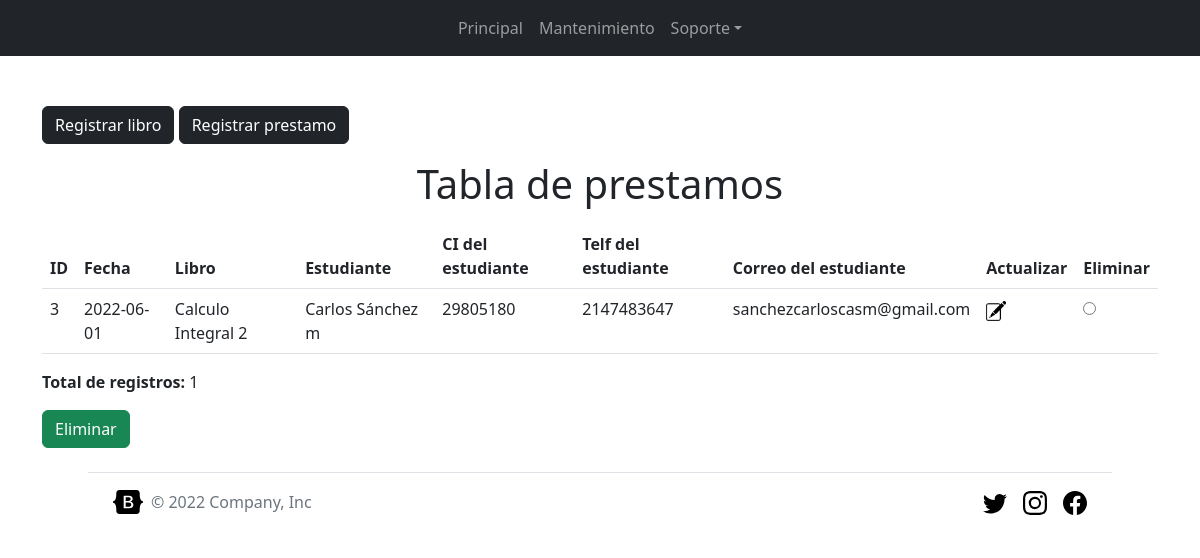
Page /Views/table_lend.php on the earlier database version.
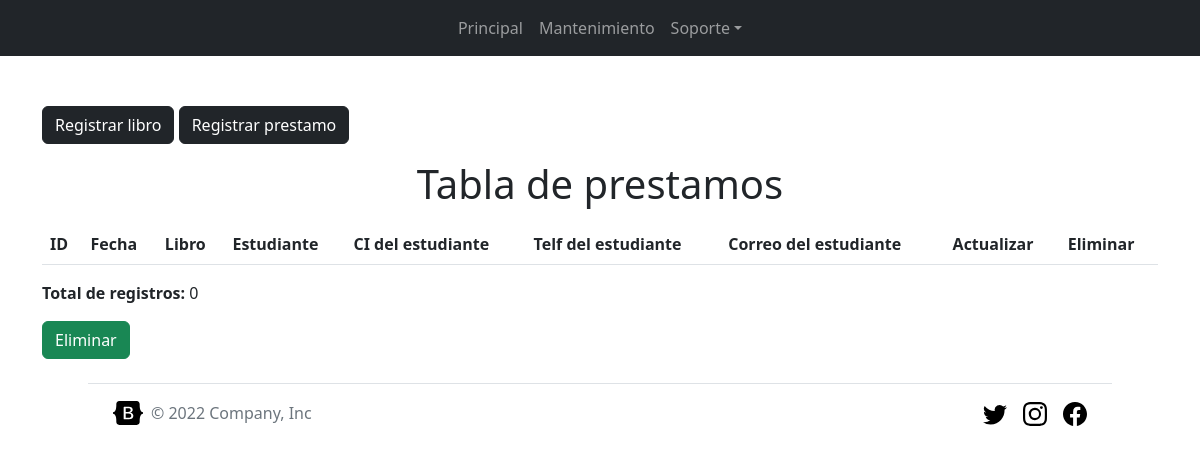
Same page on the later database version.
### tables this page shows
CREATE TABLE `register_lends` (
  `id_lend` int(11) NOT NULL,
  `date_lend` date NOT NULL,
  `title_book` varchar(255) NOT NULL,
  `name_student` varchar(255) NOT NULL,
  `ci_student` int(100) NOT NULL,
  `telf_student` int(100) NOT NULL,
  `mail_student` varchar(100) NOT NULL
);

### Controllers/Lend_Controller.php (called while the page is built, shortened)
<?php
require_once("../Models/lend_model.php");
class Lend_Controller{
    private $lend;
    public function __construct(){
        $this->lend = new lend_model();
    }
    public function read(){
        return $this->lend->read();
    }
}

### Models/lend_model.php (called while the page is built, shortened)
<?php
require_once("Model.php");
class lend_model extends Model{
    public function read( $id="" ){
        if($id != ""){
            $query = "SELECT * FROM register_lends WHERE id_lend = $id";
        }else{
            $query = "SELECT * FROM register_lends";
        }
        $results = $this->get_query($query);
        array_pop($results);
        return $results;
    }
}

### Models/Model.php (called while the page is built, shortened)
<?php
abstract class Model {
    private static $db_host = "localhost";
    private static $db_user = "root";
    private static $db_pass = "";
    private static $db_charset = "utf8";
    private static $db_name = "loan_system";
    private $conn;
    protected $rows = [];
    private function db_open(){
        $this->conn = new mysqli(
            self::$db_host,
            self::$db_user,
            self::$db_pass,
            self::$db_name
        );
        $this->conn->set_charset(self::$db_charset);
    }
    protected function get_query($query){
        $result = $this->conn->query($query);
        while($this->rows[] = $result->fetch_assoc());
        return $this->rows;
    }
}

### Views/table_lend.php (the view, shortened to what this page needs)
<?php
require('../Controllers/Lend_Controller.php');
$controller = new Lend_Controller();
$lends_array = $controller->read();
?>
<?php include('./header.php'); ?>
<?php include('./nav-bar.php') ?>
<main class="container">
    <a href="register-book.php" class="btn btn-dark">Registrar libro</a>
    <a href="register-lend.php" class="btn btn-dark">Registrar prestamo</a>
    <h1 class="text-center m-3">Tabla de prestamos</h1>
    <?php
    $num = count($lends_array);
    echo "<form method='post'>
            <table class='table'>
                <thead>
                    <th>ID</th>
                    <th>Fecha</th>
                    <th>Libro</th>
                    <th>Estudiante</th>
                    <th>CI del estudiante</th>
                    <th>Telf del estudiante</th>
                    <th>Correo del estudiante</th>
                    <th>Actualizar</th>
                    <th>Eliminar</th>
                </thead>";
    for ($i = 0; $i < $num; $i++) {
        echo "<tr>
                        <td>" . $lends_array[$i]["id_lend"] . "</td>
                        <td>" . $lends_array[$i]["date_lend"] . "</td>
                        <td>" . $lends_array[$i]["title_book"] . "</td>
                        <td>" . $lends_array[$i]["name_student"] . "</td>
                        <td>" . $lends_array[$i]["ci_student"] . "</td>
                        <td>" . $lends_array[$i]["telf_student"] . "</td>
                        <td>" . $lends_array[$i]["mail_student"] . "</td>
                        <td>"; ?><a href="update_lend.php?id=<?php echo $i ?>" class="boton1"><img src="../public/images/marcador.png" id="marcador" class="icono" height="20px" width="20px"></a></td>
    <?php echo "<td><input type='radio' value=" . $lends_array[$i]["id_lend"] . " name='delete'></td>
                    </tr>";
    }
    ?>
    </table>
    <p class='p-style'> <b>Total de registros:</b> <?php echo "$num"; ?></p>
    <input type='submit' class='btn btn-success btn-block' value='Eliminar' name='submit-delete'>
    </form>
</main>
<?php include('./footer.php'); ?>

### Views/header.php (shortened to what this page needs)
<!DOCTYPE html>
<html lang="en">
<head>
    <link href="https://cdn.jsdelivr.net/npm/bootstrap@5.2.0-beta1/dist/css/bootstrap.min.css" rel="stylesheet">
    <link rel="stylesheet" href="../public/styles/style.css">
</head>
<body>

### Views/nav-bar.php (shortened to what this page needs)
<nav class="navbar navbar-expand-lg navbar-dark bg-dark" aria-label="Tenth navbar example">
    <div class="container-fluid">
      <div class="collapse navbar-collapse justify-content-center" id="navbarsExample08">
        <ul class="navbar-nav">
          <li class="nav-item">
            <a class="nav-link" aria-current="page" href="main.php">Principal</a>
          </li>
          <li class="nav-item">
            <a class="nav-link" href="maintenance.php">Mantenimiento</a>
          </li>
          <li class="nav-item dropdown">
            <a class="nav-link dropdown-toggle" href="#" id="dropdown08" data-bs-toggle="dropdown" aria-expanded="false">Soporte</a>
          </li>
        </ul>
      </div>
    </div>
</nav>

### Views/footer.php (shortened to what this page needs)
  <footer class="wrapper d-flex flex-wrap justify-content-between align-items-center py-3 my-4 border-top">
    <div class="col-md-4 d-flex align-items-center">
      <a href="/" class="mb-3 me-2 mb-md-0 text-muted text-decoration-none lh-1">
        <svg class="bi" width="30" height="24"><use xlink:href="#bootstrap"/></svg>
      </a>
      <span class="mb-3 mb-md-0 text-muted">&copy; 2022 Company, Inc</span>
    </div>
    <ul class="nav col-md-4 justify-content-end list-unstyled d-flex">
      <li class="ms-3">
        <a class="text-muted" href="#">
          <svg class="bi" width="24" height="24">
            <use xlink:href="#twitter"/>
          </svg>
        </a>
      </li>
      <li class="ms-3">
        <a class="text-muted" href="#">
          <svg class="bi" width="24" height="24">
            <use xlink:href="#instagram"/>
          </svg>
        </a>
      </li>
      <li class="ms-3">
        <a class="text-muted" href="#">
          <svg class="bi" width="24" height="24">
            <use xlink:href="#facebook"/>
          </svg>
        </a>
      </li>
    </ul>
  </footer>
</body>
</html>

### public/styles/style.css (style rules this page uses)
footer { max-height: 150px; }
nav { margin-bottom: 50px; }
.wrapper { margin-left: auto; margin-right: auto; width: 100%; max-width: 1024px; padding: 0 25px; }

Differences in the rows shown:
removed register_lends: id_lend "3", date_lend "2022-06-01", title_book "Calculo Integral 2", name_student "Carlos Sánchez m", ci_student "29805180", telf_student "2147483647", mail_student "sanchezcarloscasm@gmail.com"
Other differences:
$num: "1" → "0"
